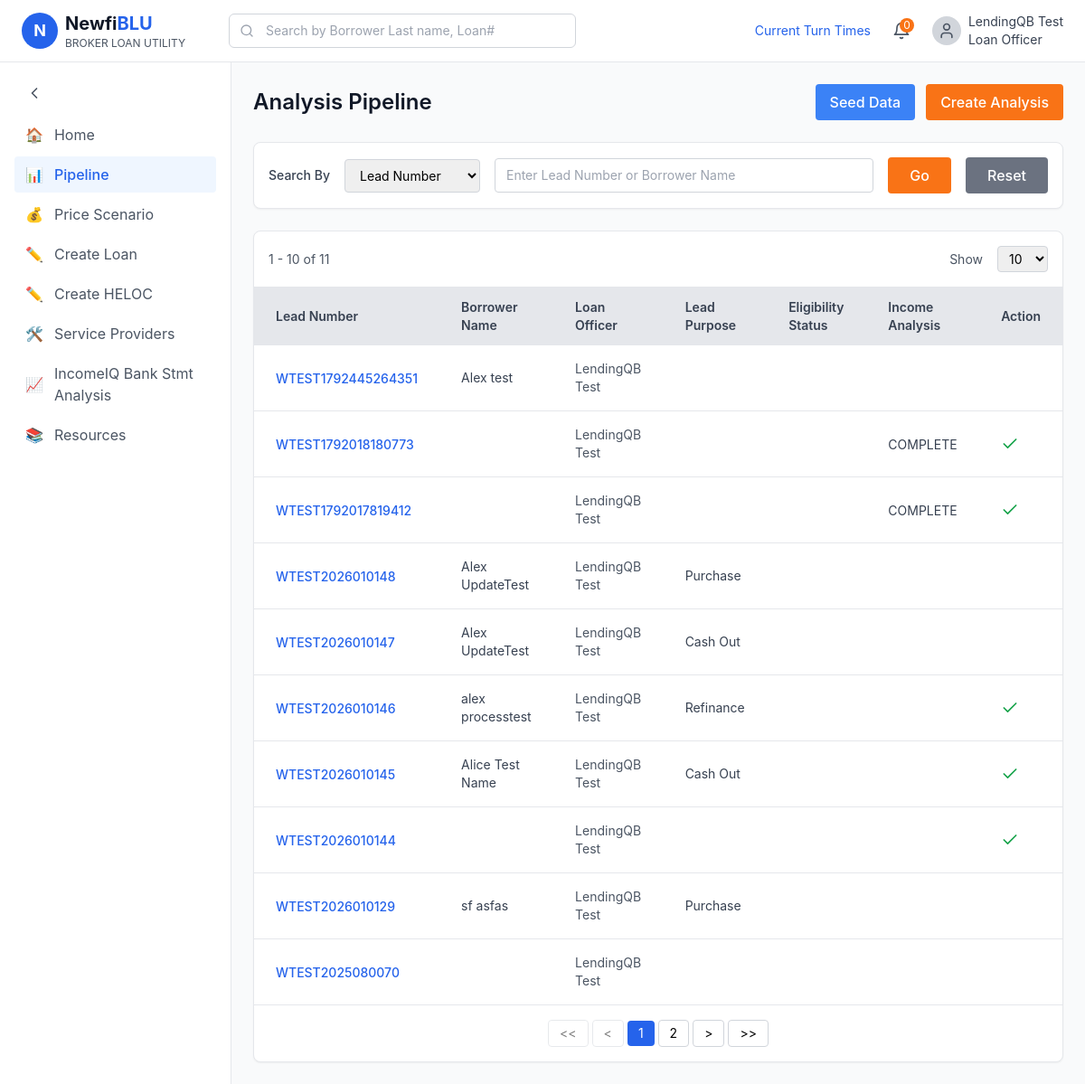
The page / on the database its author committed.
### tables this page shows
CREATE TABLE leads (
  id INTEGER PRIMARY KEY AUTOINCREMENT,
  lead_number TEXT NOT NULL UNIQUE,
  borrower_name TEXT,
  loan_officer TEXT,
  lead_purpose TEXT,
  eligibility_status TEXT,
  income_analysis_status TEXT,
  created_at TIMESTAMP DEFAULT CURRENT_TIMESTAMP,
  updated_at TIMESTAMP DEFAULT CURRENT_TIMESTAMP
);

### app.py (the view)
@app.route("/")
def home():
    by = request.args.get("by", "lead_number")
    term = request.args.get("q", "").strip()
    per_page = request.args.get("per_page", 10, type=int)
    if per_page not in PER_PAGE_CHOICES:
        per_page = 10
    where, args = "", []
    if term:
        col = "l.borrower_name" if by == "borrower_name" else "l.lead_number"  # whitelisted
        where, args = f"WHERE {col} LIKE ?", [f"%{term}%"]
    leads = q_all(
        f"""SELECT l.*,
                   GROUP_CONCAT(b.batch_id) AS batch_ids,
                   MAX(b.has_analysis_complete) AS has_any_analysis
            FROM leads l
            LEFT JOIN batches b ON b.lead_id = l.id
            {where}
            GROUP BY l.id
            ORDER BY l.created_at DESC, l.id ASC""",
        args,
    )
    total = len(leads)
    total_pages = max(1, math.ceil(total / per_page))
    page = min(max(1, request.args.get("page", 1, type=int)), total_pages)
    start = (page - 1) * per_page
    end = min(start + per_page, total)
    def page_url(p):
        params = {"page": p, "per_page": per_page}
        if term:
            params.update(q=term, by=by)
        return url_for("home", **params)
    return render_template(
        "home.html",
        leads=leads[start:end], total=total, page=page, total_pages=total_pages,
        first=start + 1 if total else 0, last=end,
        pages=page_numbers(page, total_pages), page_url=page_url,
        by=by, term=term, per_page=per_page, per_page_choices=PER_PAGE_CHOICES,
    )

### app.py (called while the page is built)
def get_db():
    if "db" not in g:
        g.db = sqlite3.connect(DB_PATH)
        g.db.row_factory = sqlite3.Row
    return g.db

def q_all(sql, args=()):
    return get_db().execute(sql, args).fetchall()

def lead_is_reviewable(lead):
    s, e = lead["income_analysis_status"], lead["eligibility_status"]
    return bool(
        lead["has_any_analysis"]
        or s in ("Review Analysis", "In Review")
        or (s == "COMPLETE" and e in DECIDED)
    )

def income_status_is_link(lead):
    s, e = lead["income_analysis_status"], lead["eligibility_status"]
    return s in ("Review Analysis", "In Review") or (s == "COMPLETE" and e in DECIDED)

def page_numbers(current, total):
    if total <= 7:
        return list(range(1, total + 1))
    if current <= 3:
        return [1, 2, 3, "...", total]
    if current >= total - 2:
        return [1, "...", total - 2, total - 1, total]
    return [1, "...", current - 1, current, current + 1, "...", total]

### templates/home.html (shortened to what this page needs)
{% extends "base.html" %}
{% from "_icons.html" import icon %}
{% block body %}
<div class="min-h-screen bg-gray-50">
  <header class="bg-white border-b border-gray-200">
    <div class="flex items-center justify-between px-6 py-3">
      <div class="flex items-center gap-4">
        <div class="flex items-center gap-2">
          <div class="w-10 h-10 bg-blue-600 rounded-full flex items-center justify-center">
            <span class="text-white font-bold text-lg">N</span>
          </div>
          <div>
            <h1 class="text-xl font-bold text-gray-900">Newfi<span class="text-blue-600">BLU</span></h1>
            <p class="text-xs text-gray-600">BROKER LOAN UTILITY</p>
          </div>
        </div>
        <div class="relative ml-8">
          {{ icon("search", "absolute left-3 top-1/2 -translate-y-1/2 w-4 h-4 text-gray-400") }}
          <input type="text" placeholder="Search by Borrower Last name, Loan#"
                 class="pl-10 pr-4 py-2 w-96 border border-gray-300 rounded-md text-sm focus:outline-none focus:ring-2 focus:ring-blue-500">
        </div>
      </div>
      <div class="flex items-center gap-6">
        <button class="text-sm text-blue-600 hover:text-blue-700">Current Turn Times</button>
        <div class="relative">
          <span class="absolute -top-1 -right-1 w-4 h-4 bg-orange-500 text-white text-xs rounded-full flex items-center justify-center">0</span>
        </div>
        <div class="flex items-center gap-2">
          <div class="w-8 h-8 bg-gray-300 rounded-full flex items-center justify-center">
            {{ icon("user", "w-5 h-5 text-gray-600") }}
          </div>
          <span class="text-sm text-gray-700">LendingQB Test<br>Loan Officer</span>
        </div>
      </div>
    </div>
  </header>
  <div class="flex">
    <aside class="w-64 bg-white border-r border-gray-200 min-h-screen">
      <nav class="p-4">
        <button class="flex items-center gap-3 px-3 py-2 text-gray-600 hover:bg-gray-100 rounded w-full">
          {{ icon("chevron-left", "w-5 h-5") }}
        </button>
        <a href="{{ url_for('home') }}" class="flex items-center gap-3 px-3 py-2 text-gray-600 hover:bg-gray-100 rounded mt-2"><span>🏠</span><span>Home</span></a>
        <a href="{{ url_for('home') }}" class="flex items-center gap-3 px-3 py-2 bg-blue-50 text-blue-600 rounded mt-1"><span>📊</span><span class="font-medium">Pipeline</span></a>
        <a href="{{ url_for('home') }}" class="flex items-center gap-3 px-3 py-2 text-gray-600 hover:bg-gray-100 rounded mt-1"><span>💰</span><span>Price Scenario</span></a>
        <a href="{{ url_for('home') }}" class="flex items-center gap-3 px-3 py-2 text-gray-600 hover:bg-gray-100 rounded mt-1"><span>✏️</span><span>Create Loan</span></a>
        <a href="{{ url_for('home') }}" class="flex items-center gap-3 px-3 py-2 text-gray-600 hover:bg-gray-100 rounded mt-1"><span>✏️</span><span>Create HELOC</span></a>
        <a href="{{ url_for('home') }}" class="flex items-center gap-3 px-3 py-2 text-gray-600 hover:bg-gray-100 rounded mt-1"><span>🛠️</span><span>Service Providers</span></a>
        <a href="{{ url_for('home') }}" class="flex items-center gap-3 px-3 py-2 text-gray-600 hover:bg-gray-100 rounded mt-1"><span>📈</span><span>IncomeIQ Bank Stmt Analysis</span></a>
        <a href="{{ url_for('home') }}" class="flex items-center gap-3 px-3 py-2 text-gray-600 hover:bg-gray-100 rounded mt-1"><span>📚</span><span>Resources</span></a>
      </nav>
    </aside>
    <main class="flex-1 p-6">
      <div class="flex items-center justify-between mb-6">
        <h2 class="text-2xl font-semibold text-gray-900">Analysis Pipeline</h2>
        <div class="flex gap-3">
          <form method="post" action="{{ url_for('seed_demo_data') }}"
                onsubmit="return confirm('This will clear all existing data and populate fresh sample data. Continue?')">
            <button class="px-4 py-2 bg-blue-500 text-white rounded hover:bg-blue-600 font-medium">Seed Data</button>
          </form>
          <form method="post" action="{{ url_for('create_lead') }}">
            <button class="px-4 py-2 bg-orange-500 text-white rounded hover:bg-orange-600 font-medium">Create Analysis</button>
          </form>
        </div>
      </div>
      <form method="get" action="{{ url_for('home') }}" class="bg-white rounded-lg shadow-sm border border-gray-200 p-4 mb-6">
        <div class="flex items-center gap-4">
          <label class="text-sm font-medium text-gray-700">Search By</label>
          <select name="by" class="border border-gray-300 rounded px-3 py-2 text-sm focus:outline-none focus:ring-2 focus:ring-blue-500">
            <option value="lead_number" {{ 'selected' if by == 'lead_number' }}>Lead Number</option>
          </select>
          <input type="text" name="q" value="{{ term }}" placeholder="Enter Lead Number or Borrower Name"
                 class="flex-1 border border-gray-300 rounded px-3 py-2 text-sm focus:outline-none focus:ring-2 focus:ring-blue-500">
          <button class="px-6 py-2 bg-orange-500 text-white rounded hover:bg-orange-600 font-medium">Go</button>
          <a href="{{ url_for('home') }}" class="px-6 py-2 bg-gray-500 text-white rounded hover:bg-gray-600 font-medium">Reset</a>
        </div>
      </form>
      <div class="bg-white rounded-lg shadow-sm border border-gray-200 overflow-hidden">
        <div class="flex items-center justify-between p-4 border-b border-gray-200">
          <div class="text-sm text-gray-600">{{ first }} - {{ last }} of {{ total }}</div>
          <form method="get" action="{{ url_for('home') }}" class="flex items-center gap-4">
            <span class="text-sm text-gray-600">Show</span>
            <select name="per_page" onchange="this.form.submit()" class="border border-gray-300 rounded px-2 py-1 text-sm">
              {% for n in per_page_choices %}<option value="{{ n }}" {{ 'selected' if n == per_page }}>{{ n }}</option>{% endfor %}
            </select>
          </form>
        </div>
        <table class="w-full">
          <thead class="bg-gray-200">
            <tr>
              <th class="px-6 py-3 text-left text-sm font-semibold text-gray-700">Lead Number</th>
              <th class="px-6 py-3 text-left text-sm font-semibold text-gray-700">Borrower Name</th>
              <th class="px-6 py-3 text-left text-sm font-semibold text-gray-700">Loan Officer</th>
              <th class="px-6 py-3 text-left text-sm font-semibold text-gray-700">Lead Purpose</th>
              <th class="px-6 py-3 text-left text-sm font-semibold text-gray-700">Eligibility Status</th>
              <th class="px-6 py-3 text-left text-sm font-semibold text-gray-700">Income Analysis</th>
              <th class="px-6 py-3 text-left text-sm font-semibold text-gray-700">Action</th>
            </tr>
          </thead>
          <tbody class="divide-y divide-gray-200">
            {% for lead in leads %}
            {% set dest = url_for('analysis', lead_number=lead.lead_number) if lead_is_reviewable(lead) else url_for('intake_count', lead_number=lead.lead_number) %}
            <tr class="hover:bg-gray-50">
              <td class="px-6 py-4">
                <a href="{{ dest }}" class="text-blue-600 hover:text-blue-800 hover:underline font-medium text-sm">{{ lead.lead_number }}</a>
              </td>
              <td class="px-6 py-4 text-sm text-gray-700">{{ lead.borrower_name or '' }}</td>
              <td class="px-6 py-4 text-sm text-gray-600">{{ lead.loan_officer or '' }}</td>
              <td class="px-6 py-4 text-sm text-gray-700">{{ lead.lead_purpose or '' }}</td>
              <td class="px-6 py-4 text-sm text-gray-700">{{ lead.eligibility_status or '' }}</td>
              <td class="px-6 py-4">
                {% if lead.income_analysis_status %}
                  {% if income_status_is_link(lead) %}
                  <div class="flex items-center gap-2">
                    <a href="{{ dest }}" class="text-blue-600 hover:text-blue-800 hover:underline text-sm">{{ lead.income_analysis_status }}</a>
                    {% if lead.eligibility_status == 'Ineligible' and lead.income_analysis_status == 'Review Analysis' %}
                      {{ icon("alert-triangle", "w-4 h-4 text-orange-500") }}
                    {% endif %}
                  </div>
                  {% else %}
                  <span class="text-sm text-gray-700">{{ lead.income_analysis_status }}</span>
                  {% endif %}
                {% endif %}
              </td>
              <td class="px-6 py-4">
                <div class="flex items-center gap-3">
                  {% if lead.has_any_analysis or lead.eligibility_status %}{{ icon("check", "w-5 h-5 text-green-600") }}{% endif %}
                </div>
              </td>
            </tr>
            {% else %}
            <tr><td colspan="7" class="px-6 py-10 text-center text-sm text-gray-500">No leads found.</td></tr>
            {% endfor %}
          </tbody>
        </table>
        <div class="flex items-center justify-center gap-1 p-4 border-t border-gray-200">
          {% set nav = "px-3 py-1 text-sm border border-gray-300 rounded hover:bg-gray-50" %}
          {% set off = "px-3 py-1 text-sm border border-gray-300 rounded opacity-50 cursor-not-allowed" %}
          {% if page > 1 %}
            <a href="{{ page_url(1) }}" class="{{ nav }}">&lt;&lt;</a>
            <a href="{{ page_url(page - 1) }}" class="{{ nav }}">&lt;</a>
          {% else %}
            <span class="{{ off }}">&lt;&lt;</span><span class="{{ off }}">&lt;</span>
          {% endif %}
          {% for p in pages %}
            {% if p == "..." %}<span class="px-2 text-gray-500">...</span>
            {% elif p == page %}<span class="px-3 py-1 text-sm rounded bg-blue-600 text-white">{{ p }}</span>
            {% else %}<a href="{{ page_url(p) }}" class="px-3 py-1 text-sm rounded border border-gray-300 hover:bg-gray-50">{{ p }}</a>{% endif %}
          {% endfor %}
          {% if page < total_pages %}
            <a href="{{ page_url(page + 1) }}" class="{{ nav }}">&gt;</a>
            <a href="{{ page_url(total_pages) }}" class="{{ nav }}">&gt;&gt;</a>
          {% else %}
            <span class="{{ off }}">&gt;</span><span class="{{ off }}">&gt;&gt;</span>
          {% endif %}
        </div>
      </div>
    </main>
  </div>
</div>
{% endblock %}

### templates/base.html (shortened to what this page needs)
<!DOCTYPE html>
<html lang="en">
<head>
  {% if config.USE_TAILWIND_CDN %}
  <script src="https://cdn.tailwindcss.com"></script>
  {% else %}
  <link rel="stylesheet" href="{{ url_for('static', filename='tailwind.css') }}">
  {% endif %}
</head>
<body>
{% block body %}{% endblock %}
</body>
</html>

### templates/_icons.html
{% macro icon(name, cls="w-4 h-4") -%}
<svg class="{{ cls }}" xmlns="http://www.w3.org/2000/svg" viewBox="0 0 24 24" fill="none" stroke="currentColor" stroke-width="2" stroke-linecap="round" stroke-linejoin="round" aria-hidden="true">
{%- if name == "search" %}<circle cx="11" cy="11" r="8"/><path d="m21 21-4.3-4.3"/>
{%- elif name == "bell" %}<path d="M6 8a6 6 0 0 1 12 0c0 7 3 9 3 9H3s3-2 3-9"/><path d="M10.3 21a1.94 1.94 0 0 0 3.4 0"/>
{%- elif name == "user" %}<path d="M19 21v-2a4 4 0 0 0-4-4H9a4 4 0 0 0-4 4v2"/><circle cx="12" cy="7" r="4"/>
{%- elif name == "chevron-left" %}<path d="m15 18-6-6 6-6"/>
{%- elif name == "alert-triangle" %}<path d="m21.73 18-8-14a2 2 0 0 0-3.48 0l-8 14A2 2 0 0 0 4 21h16a2 2 0 0 0 1.73-3"/><path d="M12 9v4"/><path d="M12 17h.01"/>
{%- elif name == "check" %}<path d="M20 6 9 17l-5-5"/>
{%- elif name == "arrow-left" %}<path d="m12 19-7-7 7-7"/><path d="M19 12H5"/>
{%- endif %}</svg>
{%- endmacro %}

### templates/base.html (style rules this page uses)
:root { font-family: Inter, system-ui, Avenir, Helvetica, Arial, sans-serif; }

### rows shown on the page
leads: lead_number "WTEST1792445264351", borrower_name "Alex test", loan_officer "LendingQB Test"
leads: lead_number "WTEST1792018180773", loan_officer "LendingQB Test", income_analysis_status "COMPLETE"
leads: lead_number "WTEST1792017819412", loan_officer "LendingQB Test", income_analysis_status "COMPLETE"
leads: lead_number "WTEST2026010148", borrower_name "Alex UpdateTest", loan_officer "LendingQB Test", lead_purpose "Purchase"
leads: lead_number "WTEST2026010147", borrower_name "Alex UpdateTest", loan_officer "LendingQB Test", lead_purpose "Cash Out"
leads: lead_number "WTEST2026010146", borrower_name "alex processtest", loan_officer "LendingQB Test", lead_purpose "Refinance"
leads: lead_number "WTEST2026010145", borrower_name "Alice Test Name", loan_officer "LendingQB Test", lead_purpose "Cash Out"
leads: lead_number "WTEST2026010144", loan_officer "LendingQB Test"
leads: lead_number "WTEST2026010129", borrower_name "sf asfas", loan_officer "LendingQB Test", lead_purpose "Purchase"
leads: lead_number "WTEST2025080070", loan_officer "LendingQB Test"

### other values the page prints
{{ first }} "1"
{{ last }} "10"
{{ total }} "11"
{{ p }} "1"
{{ p }} "2"
form field per_page "10"
